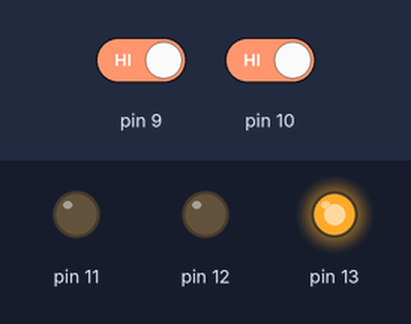
Recording of a sketch running on a simulated Arduino Uno, built with avr-gcc and run on an emulated ATmega328P. Parts: output pins drawn as LEDs (lit = HIGH). Dashed ring = blinking. The test bench sets the inputs (shaded band); at power-on: pin 9 HIGH, pin 10 HIGH.

Above: at 1.2 s.
1.3 s: pin 9 driven LOW
At 1.7 s:
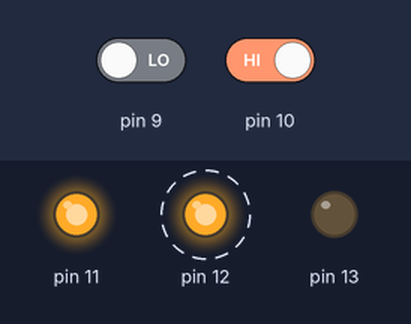
4.3 s: pin 9 driven HIGH
At 5.2 s:
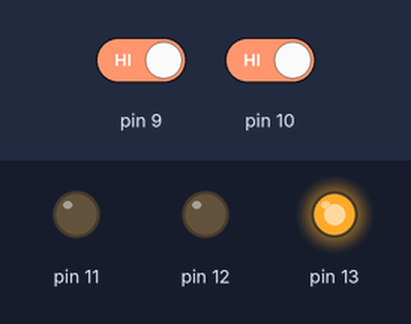
5.8 s: pin 10 driven LOW
At 6.7 s:
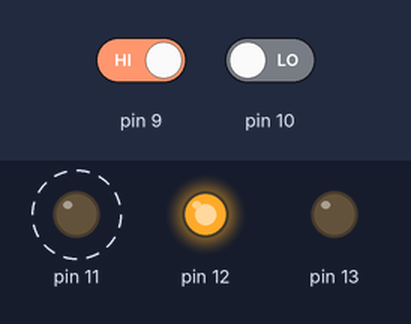
8.8 s: pin 10 driven HIGH
At 9.8 s:
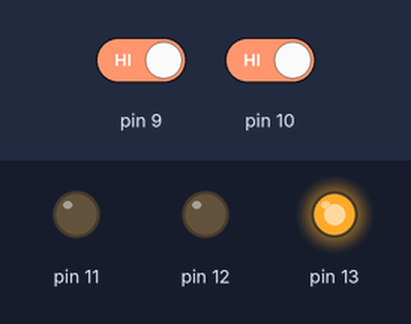
Timing chart, 0 to 11.3 s (numbered marks = the images above; inputs shaded):
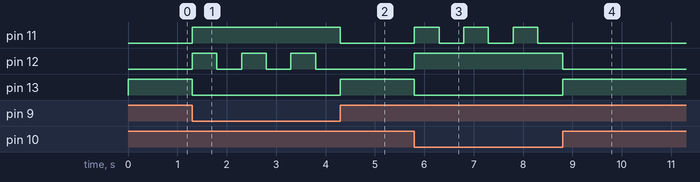

Measured:
- after the input at 1.3 s, pin 11: LOW → HIGH at once; pin 12: alternates HIGH for 0.50 s and LOW for 0.50 s, starting at once; pin 13: HIGH → LOW at once
- after the input at 4.3 s, pin 11: HIGH → LOW at once; pin 12: stays LOW (without the input it goes to HIGH after 0.00 s); pin 13: LOW → HIGH at once
- after the input at 5.8 s, pin 11: alternates HIGH for 0.50 s and LOW for 0.50 s, starting at once; pin 12: LOW → HIGH at once; pin 13: HIGH → LOW at once
- after the input at 8.8 s, pin 11: stops changing and stays LOW; pin 12: HIGH → LOW at once; pin 13: LOW → HIGH at once

The sketch:

Never_fall_robo.ino
```cpp
void setup() {
  for(int i = 13; i > 10; i--){
    pinMode(i, OUTPUT);
  }
  pinMode(9, INPUT);
  pinMode(10, INPUT);
}
void backword(){
  digitalWrite(13, LOW);
  digitalWrite(12, HIGH);
  digitalWrite(11, HIGH);
}
void forword(){
  digitalWrite(13, HIGH);
  digitalWrite(12, LOW);
  digitalWrite(11, LOW);
}
void right(){
  digitalWrite(13, LOW);
  digitalWrite(12, LOW);
  digitalWrite(11, HIGH);
}
void left(){
  digitalWrite(13, LOW);
  digitalWrite(12, HIGH);
  digitalWrite(11, LOW);
}
void stopNow(){
  for(int i = 13; i > 10; i--){
    digitalWrite(i, LOW);
  }
}
void loop() {
  // put your main code here, to run repeatedly:
  if(digitalRead(10) == 0 && digitalRead(9) == 0){
    stopNow();
    backword();
    delay(500);
    right();
    delay(750);
  }
  if(digitalRead(10) == 1 && digitalRead(9) == 0){
    stopNow();
    backword();
    delay(500);
    right();
    delay(500);
  }
  if(digitalRead(10) == 0 && digitalRead(9) == 1){
    stopNow();
    backword();
    delay(500);
    left();
    delay(500);
  }
  if(digitalRead(10) == 1 && digitalRead(9) == 1){
    forword();
  }

}
```
